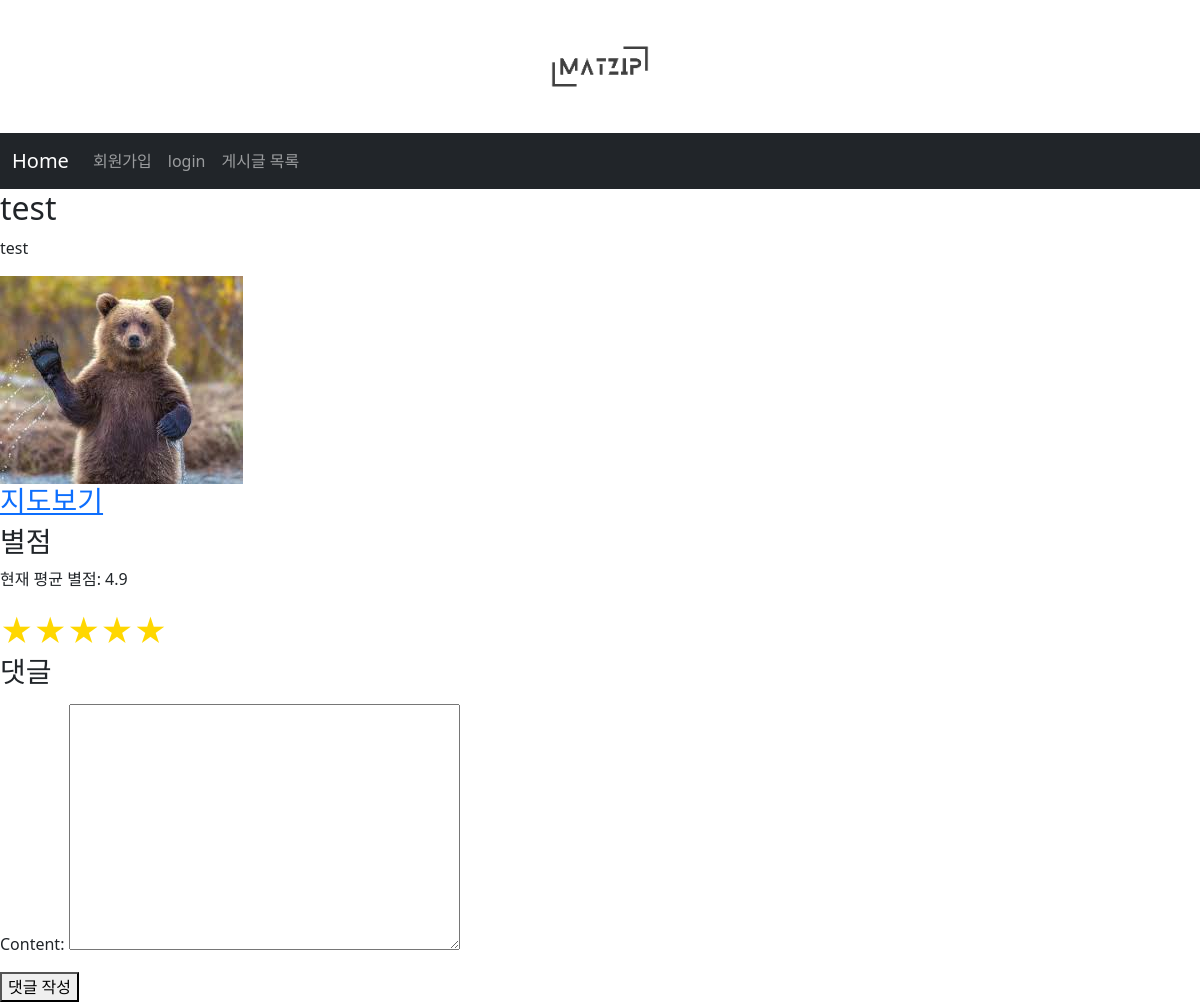
Page /board/post/4/ on the committed database.
### board/models.py (models this page shows, shortened)
class Post(models.Model):
    title = models.CharField(max_length=200)
    image = models.ImageField(upload_to='images/', blank=True, null=True)
    url = models.URLField(blank=True, null=True)
    content = models.TextField()
    author = models.ForeignKey(User, on_delete=models.CASCADE)
    created_at = models.DateTimeField(auto_now_add=True)
    updated_at = models.DateTimeField(auto_now=True)
    def get_average_rating(self):
        ratings = self.ratings.all()
        if ratings.exists():
            return ratings.aggregate(models.Avg('rating'))['rating__avg']
        return 0

### board/views.py (the view)
# urls.py: path('post/<int:post_id>/', views.post_detail, name='post_detail'),
def post_detail(request, post_id):
    post = get_object_or_404(Post, id=post_id)
    comments = post.comments.all()
    if request.method == 'POST':
        if 'comment_form' in request.POST:
            comment_form = CommentForm(request.POST)
            if comment_form.is_valid():
                comment = comment_form.save(commit=False)
                comment.post = post
                comment.author = request.user
                comment.save()
            return redirect('board:post_detail', post_id=post.id)
        elif 'rating' in request.POST:
            rating_value = int(request.POST.get('rating'))
            Rating.objects.create(post=post, rating=rating_value)
            return redirect('board:post_detail', post_id=post.id)
    else:
        comment_form = CommentForm()
    return render(request, 'board/post_detail.html', {
        'post': post,
        'comments': comments,
        'comment_form': comment_form,
        'average_rating': post.get_average_rating()
    })

### board/forms.py
class CommentForm(forms.ModelForm):
    class Meta:
        model = Comment
        fields = ['content']

### board/templates/board/post_detail.html (shortened to what this page needs)
{% extends "base.html" %}
{% block content %}
<h2>{{ post.title }}</h2>
<p>{{ post.content }}</p>
{% if post.image %}
    <img src="{{ post.image.url }}" alt="{{ post.title }}" style="max-width: 100%; height: auto;">
{% endif %}
{% if post.url %}
    <a href="{{ post.url }}" target="_blank"><h3>지도보기</h3></a>
{% endif %}
<h3>별점</h3>
<p>현재 평균 별점: {{ average_rating|floatformat:1 }}</p>
<div class="star-rating">
    {% for i in "12345" %}
        <label for="star{{ i }}" title="{{ i }} stars">&#9733;</label>
    {% endfor %}
</div>
<h3>댓글</h3>
<form method="post" action="{% url 'board:post_detail' post.id %}">
    {{ comment_form.as_p }}
    <button type="submit">댓글 작성</button>
</form>
{% endblock content %}

### board/templates/board/post_detail.html (style rules this page uses)
.star-rating { display: flex; font-size: 2em; direction: ltr; }
.star-rating label { color: gold; cursor: pointer; display: inline-block; transition: color 0.2s; }

### rows in the picture
Post: title "test", content "test", image (picture)

### other values in the picture
{{ average_rating|floatformat:1 }} "4.9"
